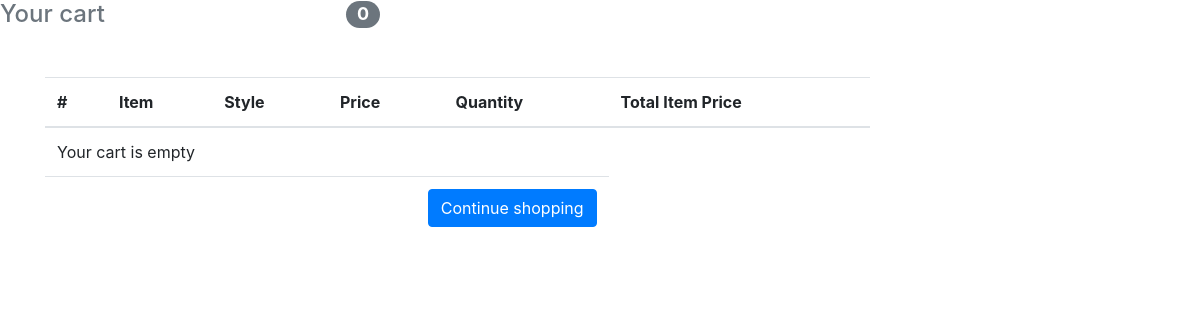
/order-summary/ (signed in), run on an earlier commit of the app's database.
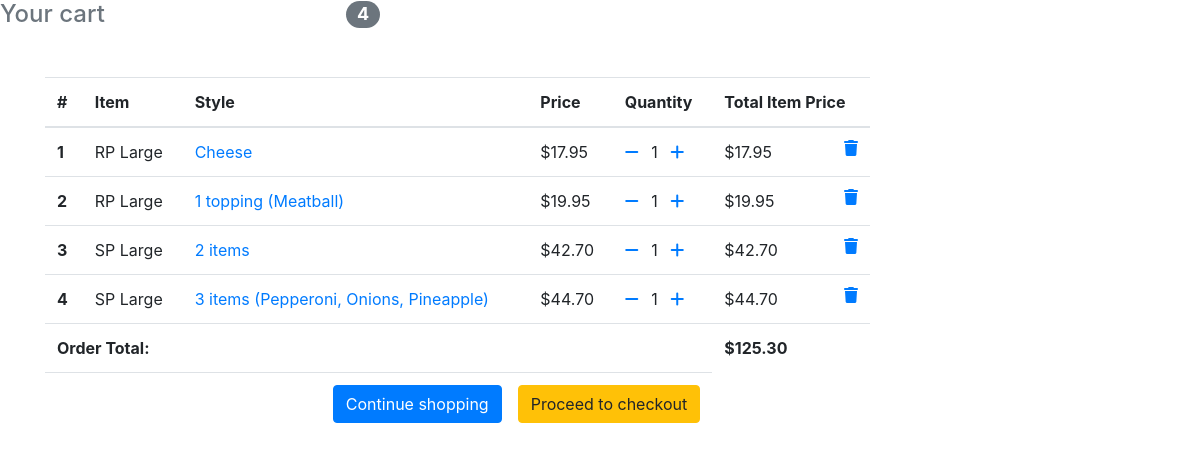
And on a later commit of the database.
### orders/models.py (models this page shows, shortened)
class Order(models.Model):
	user = models.ForeignKey(settings.AUTH_USER_MODEL, on_delete=models.CASCADE)
	items = models.ManyToManyField(OrderItem)
	start_date = models.DateTimeField(auto_now_add = True)
	ordered_date = models.DateTimeField
	ordered = models.BooleanField(default=False)
	def get_total(self):
		total = 0
		for order_item in self.items.all():
			total += order_item.get_final_price()
		return total

class OrderItem(models.Model):
	SIZE_CHOICES = [
		('Large', 'Large'),
		('Small', 'Small')
	]
	user = models.ForeignKey(settings.AUTH_USER_MODEL, on_delete=models.CASCADE)
	ordered = models.BooleanField(default=False)
	item = models.ForeignKey(Item, on_delete=models.CASCADE)
	size = models.CharField(max_length=5, choices=SIZE_CHOICES, blank=True, null=True)
	quantity = models.IntegerField(default=1)
	def get_toppings(self):
		toppings_added = ", ".join(str(t) for t in self.toppings.all())
		return toppings_added
	def get_total_item_price(self):
		return self.quantity * self.item.price
	def get_final_price(self):
		if self.size == "Small":
			return self.get_total_small_item_price()
		return self.get_total_item_price()

class Item(models.Model):
	title = models.CharField(max_length=100)
	price = models.DecimalField(max_digits=4, decimal_places=2, blank=True, null=True)
	price_small = models.DecimalField(max_digits=4, decimal_places=2, blank=True, null=True)
	has_sizes = models.BooleanField(default=False)
	category = models.CharField(choices=CATEGORY_CHOICES, max_length=2)
	label = models.CharField(choices=LABEL_CHOICES, max_length=1, default='P')
	slug = models.SlugField()
	slug_small = models.SlugField()

class Topping(models.Model):
	title = models.CharField(max_length=32)
	orderitems = models.ManyToManyField(OrderItem, blank=True, related_name="toppings")
	def __str__(self):
		return self.title

### orders/views.py (the view)
# urls.py: path('order-summary/', OrderSummaryView.as_view(), name='order-summary'),
class OrderSummaryView(LoginRequiredMixin, View):
    def get(self, *args, **kwargs):
        try:
            order = Order.objects.get(user=self.request.user, ordered=False)
            context = {
                'object': order
            }
            return render(self.request, 'orders/order_summary.html', context)
        except ObjectDoesNotExist:
            messages.error(self.request, "You do not have an active order.")
            return redirect("/")

### orders/templatetags/cart_template_tags.py (called while the page is built)
@register.filter
def cart_item_count(user):
    if user.is_authenticated:
        qs = Order.objects.filter(user=user, ordered=False)
        if qs.exists():
            return qs[0].items.count()
    return 0

### orders/templates/orders/order_summary.html (shortened to what this page needs)
{% extends "orders/base.html" %}
{% load cart_template_tags %}
{% block side %}
    <h4 class="d-flex justify-content-between align-items-center mb-3">
        <span class="text-muted">Your cart</span>
        <span class="badge badge-secondary badge-pill">{{ request.user|cart_item_count }}</span>
    </h4>
{% endblock %}
{% block main %}
<div class="table-responsive text-nowrap">
        <table class="table">
        <thead>
            <tr>
                <th scope="col">#</th>
                <th scope="col">Item</th>
                <th scope="col">Style</th>
                <th scope="col">Price</th>
                <th scope="col">Quantity</th>
                <th scope="col">Total Item Price</th>
            </tr>
        </thead>
        <tbody>
            {% for order_item in object.items.all %}
            <tr>
                <th scope="row">{{ forloop.counter }}</th>
                <td>{{ order_item.item.category }}
                    {% if order_item.item.has_sizes %}
                        {{ order_item.size }}
                    {% endif %}
                </td>
                <td>
                    <a href="{% url 'order_item' order_item.id%}">
                        {{ order_item.item.title }}
                        {% if order_item.get_toppings %}
                        ({{ order_item.get_toppings }})
                        {% endif %}
                    </a>
                </td>
                <td>
                {% if order_item.size == "Small" %}
                    ${{ order_item.item.price_small }}
                {% else %}
                    ${{ order_item.item.price }}
                {% endif %}
                </td>
                <td>
                {% if order_item.size == "Small" %}
                    <a href="{% url 'remove-single-small-item-from-cart' order_item.item.slug_small %}"><i class="fas fa-minus mr-2"></i></a>
                {% else %}
                    <a href="{% url 'remove-single-item-from-cart' order_item.item.slug %}"><i class="fas fa-minus mr-2"></i></a>
                {% endif %}
                    {{ order_item.quantity }}
                {% if order_item.size == "Small" %}
                    <a href="{% url 'add-small-to-cart' order_item.item.slug_small %}"><i class="fas fa-plus ml-2"></i></a>
                {% else %}
                    <a href="{% url 'add-to-cart' order_item.item.slug %}"><i class="fas fa-plus ml-2"></i></a>
                {% endif %}
                </td>
                <td>
                {% if order_item.size == "Small" %}
                    ${{ order_item.get_total_small_item_price }}
                {% else %}
                    ${{ order_item.get_total_item_price }}
                {% endif %}
                {% if order_item.size == "Small" %}
                    <a href="{% url 'remove-small-from-cart' order_item.item.slug %}"><i class="fas fa-trash float-right"></i></a>
                {% else %}
                    <a href="{% url 'remove-from-cart' order_item.item.slug %}"><i class="fas fa-trash float-right"></i></a>
                {% endif %}
                </td>
            </tr>
            {% empty %}
            <tr>
                <td colspan="5">Your cart is empty</td>
            </tr>
            <tr>
                <td colspan="5">
                    <a class="btn btn-primary float-right" href="/">Continue shopping</a>
                </td>
            </tr>
            {% endfor %}
            {% if object.get_total %}
            <tr>
                <td colspan="5"><b>Order Total:</b></td>
                <td><b>${{ object.get_total }}</b></td>
            </tr>
            <tr>
                <td colspan="5">
                    <a class="btn btn-warning float-right ml-3" href="/checkout/">Proceed to checkout</a>
                    <a class="btn btn-primary float-right" href="/">Continue shopping</a>
                </td>
            </tr>
            {% endif %}
        </tbody>
        </table>
    </div>
{% endblock %}

What changed in the data, as far as the page shows it:
now on this page (row unchanged): OrderItem: item.category "RP", size "Large", item "Cheese", item.price "17.95", quantity "1", get_total_item_price "17.95"
now on this page (row unchanged): OrderItem: item.category "RP", size "Large", item "1 topping", get_toppings "Meatball", item.price "19.95", quantity "1", get_total_item_price "19.95"
now on this page (row unchanged): OrderItem: item.category "SP", size "Large", item "2 items", item.price "42.70", quantity "1", get_total_item_price "42.70"
added OrderItem: item.category "SP", size "Large", item "3 items", get_toppings "Pepperoni, Onions, Pineapple", item.price "44.70", quantity "1", get_total_item_price "44.70"
now on this page (row unchanged): Order: get_total "125.30"
Also different on the page:
{{ request.user|cart_item_count }}: "0" → "4"
text no longer shown: "Your cart is empty"
text now shown: "Order Total: $ Proceed to checkout"
